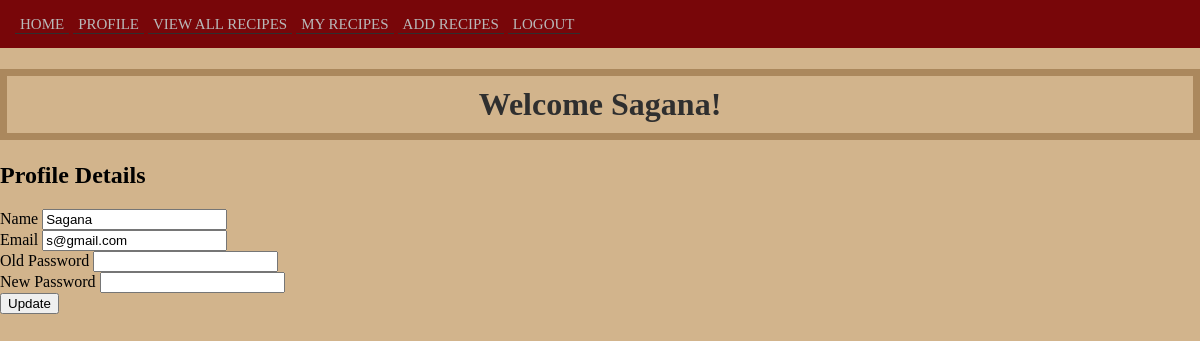
/loggedin/profile (signed in), run on the app's committed database.
### cookingARecipe/models.py (models this page shows, shortened)
class User(UserMixin, db.Model):
    __tablename__ = 'user'
    id = db.Column(db.Integer, primary_key=True)
    email = db.Column(db.String(100), unique= True)
    password = db.Column(db.String(100))
    name = db.Column(db.String(1000))
    ingredients = db.relationship('Recipes', backref='user', lazy=True)

### cookingARecipe/profile.py (the view)
@profile.route('/profile', methods=['POST', 'GET'])
@login_required
def profilePage():
    user = User.query.get(session['uid'])
    if request.method == 'POST':
        user_email = request.form['User-Email']
        old_password = request.form['User-Old-Password']
        new_password = request.form['User-New-Password']
        user_name = request.form['User-Name']
        if user.check_password(old_password):
            user.set_name(user_name)
            user.set_email(user_email)
            user.set_password(new_password)
            flash("New Password: " + user.get_password())
        else:
            flash("Old password entered is invalid. Try again")
            return render_template('profile.html', user=user)
        db.session.commit()
        return redirect(url_for('profile.profilePage'))
    else:
        return render_template('profile.html', user=user)

### cookingARecipe/__init__.py (called while the page is built)
def create_app():
    app = Flask(__name__)
    app.config['SECRET_KEY'] = os.urandom(26)
    app.config["IMAGE_UPLOADS"] = os.path.join(app.root_path, 'static')
    app.config["ALLOWED_IMAGE_EXTENSIONS"] = ["jpeg", "jpg", "png", "gif"]
    app.config["MAX_IMAGE_FILESIZE"] = 50 * 1024 * 1024
    basedir = os.path.abspath(os.path.dirname(__file__))
    app.config['SQLALCHEMY_DATABASE_URI'] = "sqlite:///"+ os.path.join(basedir, "cAR.db")
    db.init_app(app)
    login_manager = LoginManager()
    login_manager.login_view="auth.login"
    login_manager.init_app(app)
    from .models import User
    @login_manager.user_loader
    def load_user(user_id):
        return User.query.get(user_id)
    from .auth import auth
    app.register_blueprint(auth)
    from .main import main
    app.register_blueprint(main)
    from .profile import profile
    app.register_blueprint(profile)
    return app

### cookingARecipe/templates/profile.html (shortened to what this page needs)
{% extends "base.html" %}
{% block body %}
<h1 class='borderColor'>Welcome {{ user.name }}!</h1>
<h2 class='borderColorR'>Profile Details</h2>
<form action="{{url_for('profile.profilePage')}}" method="POST">
    <label for="User-Name">Name</label>
    <input type="text" id="user-name" name="User-Name" value={{ user.name }} required>
    <br>
    <label for="User-Email">Email</label>
    <input type="text" id="user-email" name="User-Email" value={{ user.email }} required>
    <br>
    <label for="User-Old-Password">Old Password</label>
    <input type="password" id="user-password" name="User-Old-Password" required>
    <br>
    <label for="User-New-Password">New Password</label>
    <input type="password" id="user-password" name="User-New-Password" required>
    <br>
    <input type="submit" value="Update">
</form>
{% endblock %}

### cookingARecipe/static/css/style.css (style rules this page uses)
body { background-color: tan; margin: 0; font-family:fantasy; }
h1 { color: #2f2f2f; text-align: center; padding: 10px; }
.borderColor { border: 7px #ab885d solid; }

### data on the page
User: name "Sagana", User-Name "Sagana", User-Email "s@gmail.com"
